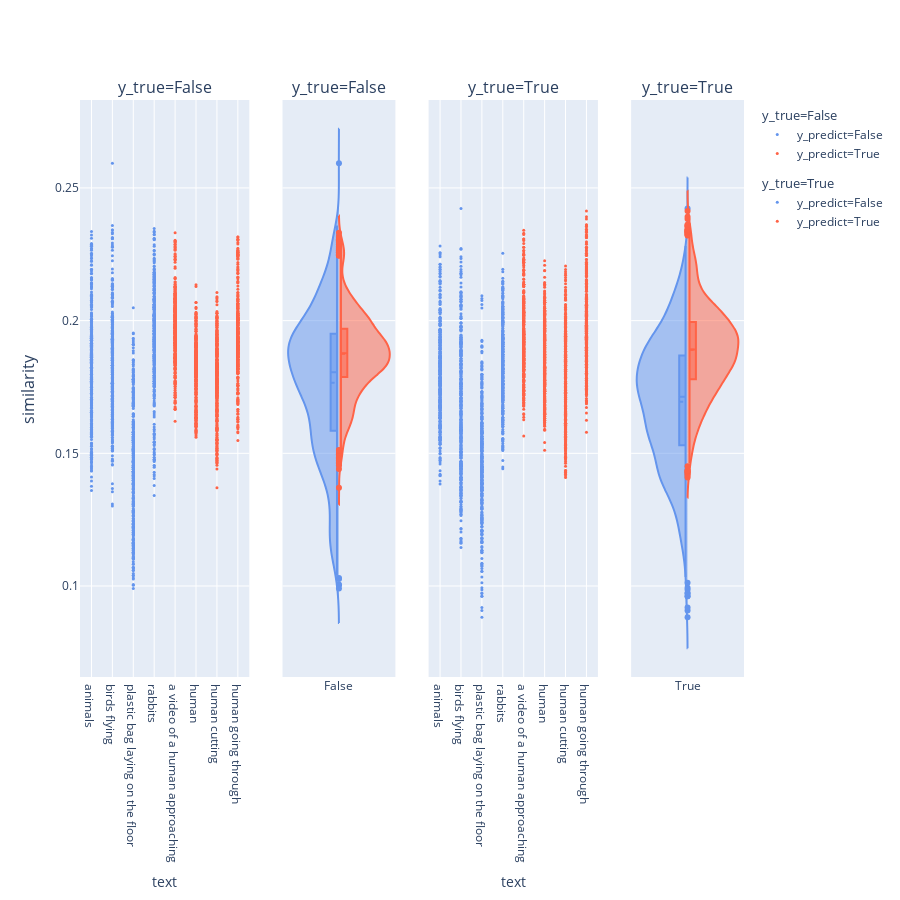
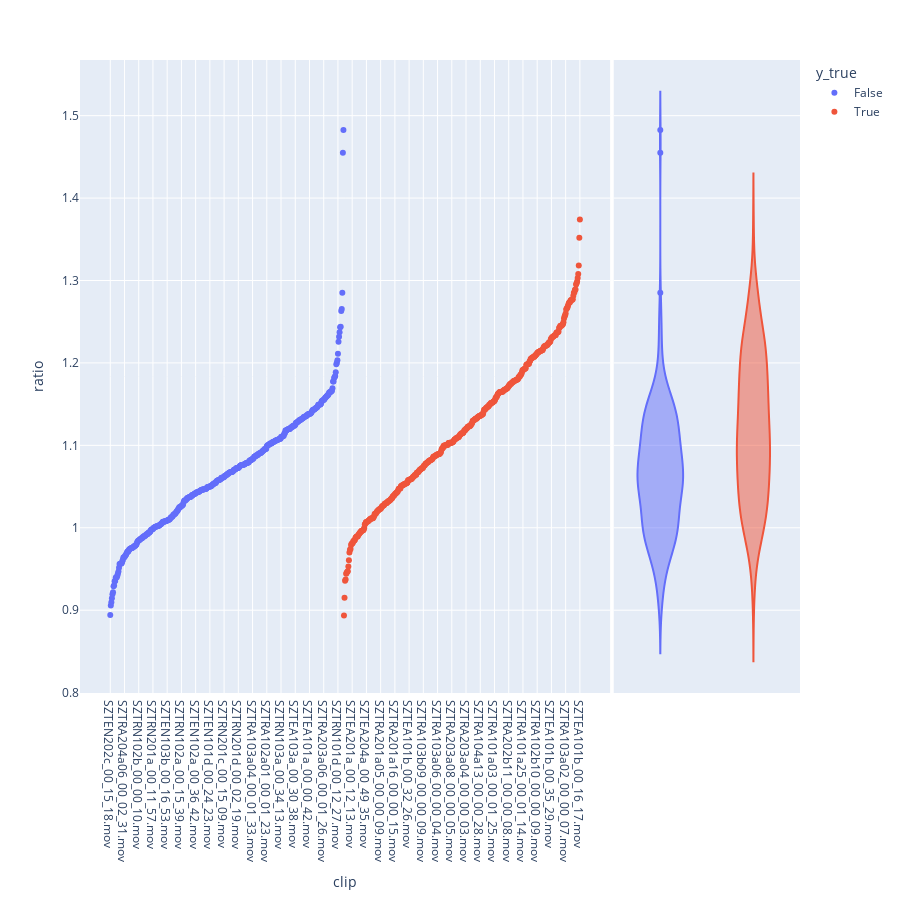
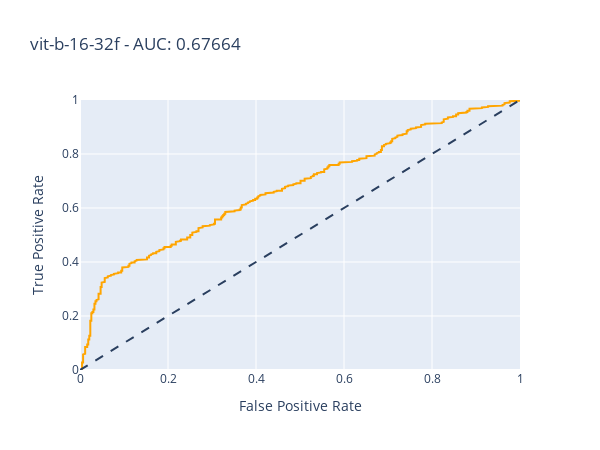

These figures' notebook cell, in order:
### Code cell
def get_similarities(
    variation: str,
    texts_positive: List[str],
    texts_negative: List[str],
):
    assert len(texts_positive) > 0
    assert len(texts_negative) > 0
    assert variation in VARIATION_NAMES

    images_features = normalize_features(get_images_features(variation))
    positive_texts_features = get_all_text_features(texts_positive, variation, True)
    negative_texts_features = get_all_text_features(texts_negative, variation, True)
    human_text_features = get_all_text_features(["human"], variation, True)

    pos_similarities = images_features @ positive_texts_features.T
    neg_similarities = images_features @ negative_texts_features.T
    human_similarities = images_features @ human_text_features.T

    # between -X and +X
    balanced_human_similarities = (
        human_similarities
        - human_similarities.max()
        + ((human_similarities.max() - human_similarities.min()) / 2)
    )

    return torch.hstack(
        (pos_similarities, neg_similarities - (0.37 * balanced_human_similarities))
    )


def infer(TEXTS: List[str], TEXT_CLASSIFICATIONS: List[bool], VARIATION: str):
    texts_positive = [t for i, t in enumerate(TEXTS) if TEXT_CLASSIFICATIONS[i]]
    texts_negative = [t for i, t in enumerate(TEXTS) if not TEXT_CLASSIFICATIONS[i]]
    similarities = get_similarities(
        VARIATION,
        texts_positive,
        texts_negative,
    )

    alarms_series = images_features_df(VARIATION)["Alarm"]

    df = (
        pd.DataFrame(
            [
                [clip, alarms_series[clip], text, y_predict, clip_similarity]
                for clip, clip_similarities in zip(alarms_series.index, similarities)
                for text, y_predict, clip_similarity in zip(
                    texts_positive + texts_negative,
                    [True] * len(texts_positive) + [False] * len(texts_negative),
                    clip_similarities,
                )
            ],
            columns=["clip", "y_true", "text", "y_predict", "similarity"],
        )
        .rename(columns={"classification": "y_predict"})
        .sort_values(["clip", "y_true", "y_predict", "text"])
        .reset_index(drop=True)
    )

    unique_y_true = df["y_true"].unique()

    fig = make_subplots(
        rows=1,
        cols=4,
        column_widths=[0.3, 0.2, 0.3, 0.2],
        shared_yaxes=True,
        y_title="similarity",
        subplot_titles=[
            f"y_true={y_true}" for y_true in unique_y_true for _ in range(2)
        ],
    )

    # group by
    #  1. y_true (facet)
    #  2. y_predict / text class (color)
    for i, y_true in enumerate(unique_y_true):
        facet_df = df[df["y_true"] == y_true]

        for y_predict, class_color in zip(
            sorted(facet_df["y_predict"].unique()), ["CornflowerBlue", "Tomato"]
        ):
            facet_color_df = facet_df[facet_df["y_predict"] == y_predict]

            violin_side = "positive" if y_predict else "negative"

            fig.add_scatter(
                x=facet_color_df["text"],
                y=facet_color_df["similarity"],
                marker=dict(color=class_color, size=3),
                hovertext=facet_color_df["clip"],
                mode="markers",
                name=f"y_predict={str(y_predict)}",
                legendgroup=f"y_true={str(y_true)}",
                legendgrouptitle=dict(text=f"y_true={str(y_true)}"),
                row=1,
                col=i * 2 + 1,
            )
            fig.update_layout(**{f"xaxis{i*2+1}": dict(title="text")})
            fig.add_violin(
                x=np.repeat(str(y_true), len(facet_color_df)),
                y=facet_color_df["similarity"],
                box=dict(visible=True),
                scalegroup=str(y_true),
                scalemode="count",
                width=1,
                meanline=dict(visible=True),
                side=violin_side,
                marker=dict(color=class_color),
                showlegend=False,
                row=1,
                col=i * 2 + 2,
            )

    fig.update_layout(height=900, violingap=0, violinmode="overlay")
    fig.show()

    groupby_classification = df.groupby(["clip", "y_predict"])["similarity"]
    weighted_similarity = groupby_classification.sum() / groupby_classification.count()

    ratio = weighted_similarity.groupby(level="clip").aggregate(
        lambda s: s.loc[:, True] / s.loc[:, False]
    )

    ratio_df = ratio.to_frame("ratio")
    ratio_df["y_true"] = alarms_series.loc[ratio_df.index]

    fig = px.scatter(
        ratio_df.sort_values(["y_true", "ratio"]),
        y="ratio",
        color="y_true",
        render_mode="line",
        marginal_y="violin",
        height=900,
    )
    fig.show()

    fpr, tpr, thresholds = roc_curve(ratio_df["y_true"], ratio_df["ratio"])
    auc_score = roc_auc_score(ratio_df["y_true"], ratio_df["ratio"])

    roc_df = pd.DataFrame(
        {
            "False Positive Rate": fpr,
            "True Positive Rate": tpr,
        },
        columns=pd.Index(["False Positive Rate", "True Positive Rate"], name="Rate"),
        index=pd.Index(thresholds, name="Thresholds"),
    )
    fig = px.line(
        roc_df,
        x="False Positive Rate",
        y="True Positive Rate",
        title=f"{VARIATION} - AUC: {auc_score:.5f}",
        color_discrete_sequence=["orange"],
        range_x=[0, 1],
        range_y=[0, 1],
        width=600,
        height=450,
    ).add_shape(type="line", line=dict(dash="dash"), x0=0, x1=1, y0=0, y1=1)

    fig.show()


# Reuse the best reference prompts
TEXTS_TRUE = [
    "human",
    "a video of a human approaching",
    "human going through",
    "human cutting",
]
TEXTS_FALSE = ["birds flying", "plastic bag laying on the floor", "rabbits", "animals"]
# assert len(TEXTS_TRUE) == len(TEXTS_FALSE)
TEXTS = TEXTS_TRUE + TEXTS_FALSE
TEXT_CLASSIFICATIONS = [True] * len(TEXTS_TRUE) + [False] * len(TEXTS_FALSE)

infer(TEXTS, TEXT_CLASSIFICATIONS, VARIATION_NAMES[1])

### Figure 1 — Plotly figure (JSON) as saved in the notebook; plotly's stock layout.template omitted (floating-point values rounded to 4 significant figures; data arrays with more than 128 entries replaced by an {"elided": "..."} marker saying what was removed)
{"data": [{"hovertext": {"elided": "1708 str values"}, "legendgroup": "y_true=False", "legendgrouptitle": {"text": "y_true=False"}, "marker": {"color": "CornflowerBlue", "size": 3}, "mode": "markers", "name": "y_predict=False", "type": "scatter", "x": {"elided": "1708 str values"}, "xaxis": "x", "y": {"elided": "1708 float values"}, "yaxis": "y"}, {"box": {"visible": true}, "marker": {"color": "CornflowerBlue"}, "meanline": {"visible": true}, "scalegroup": "False", "scalemode": "count", "showlegend": false, "side": "negative", "type": "violin", "width": 1, "x": {"elided": "1708 str values"}, "xaxis": "x2", "y": {"elided": "1708 float values"}, "yaxis": "y2"}, {"hovertext": {"elided": "1708 str values"}, "legendgroup": "y_true=False", "legendgrouptitle": {"text": "y_true=False"}, "marker": {"color": "Tomato", "size": 3}, "mode": "markers", "name": "y_predict=True", "type": "scatter", "x": {"elided": "1708 str values"}, "xaxis": "x", "y": {"elided": "1708 float values"}, "yaxis": "y"}, {"box": {"visible": true}, "marker": {"color": "Tomato"}, "meanline": {"visible": true}, "scalegroup": "False", "scalemode": "count", "showlegend": false, "side": "positive", "type": "violin", "width": 1, "x": {"elided": "1708 str values"}, "xaxis": "x2", "y": {"elided": "1708 float values"}, "yaxis": "y2"}, {"hovertext": {"elided": "1728 str values"}, "legendgroup": "y_true=True", "legendgrouptitle": {"text": "y_true=True"}, "marker": {"color": "CornflowerBlue", "size": 3}, "mode": "markers", "name": "y_predict=False", "type": "scatter", "x": {"elided": "1728 str values"}, "xaxis": "x3", "y": {"elided": "1728 float values"}, "yaxis": "y3"}, {"box": {"visible": true}, "marker": {"color": "CornflowerBlue"}, "meanline": {"visible": true}, "scalegroup": "True", "scalemode": "count", "showlegend": false, "side": "negative", "type": "violin", "width": 1, "x": {"elided": "1728 str values"}, "xaxis": "x4", "y": {"elided": "1728 float values"}, "yaxis": "y4"}, {"hovertext": {"elided": "1728 str values"}, "legendgroup": "y_true=True", "legendgrouptitle": {"text": "y_true=True"}, "marker": {"color": "Tomato", "size": 3}, "mode": "markers", "name": "y_predict=True", "type": "scatter", "x": {"elided": "1728 str values"}, "xaxis": "x3", "y": {"elided": "1728 float values"}, "yaxis": "y3"}, {"box": {"visible": true}, "marker": {"color": "Tomato"}, "meanline": {"visible": true}, "scalegroup": "True", "scalemode": "count", "showlegend": false, "side": "positive", "type": "violin", "width": 1, "x": {"elided": "1728 str values"}, "xaxis": "x4", "y": {"elided": "1728 float values"}, "yaxis": "y4"}], "layout": {"annotations": [{"font": {"size": 16}, "showarrow": false, "text": "y_true=False", "x": 0.1275, "xanchor": "center", "xref": "paper", "y": 1, "yanchor": "bottom", "yref": "paper"}, {"font": {"size": 16}, "showarrow": false, "text": "y_true=False", "x": 0.39, "xanchor": "center", "xref": "paper", "y": 1, "yanchor": "bottom", "yref": "paper"}, {"font": {"size": 16}, "showarrow": false, "text": "y_true=True", "x": 0.6525, "xanchor": "center", "xref": "paper", "y": 1, "yanchor": "bottom", "yref": "paper"}, {"font": {"size": 16}, "showarrow": false, "text": "y_true=True", "x": 0.915, "xanchor": "center", "xref": "paper", "y": 1, "yanchor": "bottom", "yref": "paper"}, {"font": {"size": 16}, "showarrow": false, "text": "similarity", "textangle": -90, "x": 0, "xanchor": "right", "xref": "paper", "xshift": -40, "y": 0.5, "yanchor": "middle", "yref": "paper"}], "height": 900, "violingap": 0, "violinmode": "overlay", "xaxis": {"anchor": "y", "domain": [0, 0.255], "title": {"text": "text"}}, "xaxis2": {"anchor": "y2", "domain": [0.305, 0.475]}, "xaxis3": {"anchor": "y3", "domain": [0.525, 0.78], "title": {"text": "text"}}, "xaxis4": {"anchor": "y4", "domain": [0.83, 1]}, "yaxis": {"anchor": "x", "domain": [0, 1]}, "yaxis2": {"anchor": "x2", "domain": [0, 1], "matches": "y", "showticklabels": false}, "yaxis3": {"anchor": "x3", "domain": [0, 1], "matches": "y", "showticklabels": false}, "yaxis4": {"anchor": "x4", "domain": [0, 1], "matches": "y", "showticklabels": false}}}

### Figure 2 — Plotly figure (JSON) as saved in the notebook; plotly's stock layout.template omitted (floating-point values rounded to 4 significant figures; data arrays with more than 128 entries replaced by an {"elided": "..."} marker saying what was removed)
{"data": [{"hovertemplate": "y_true=False<br>clip=%{x}<br>ratio=%{y}<extra></extra>", "legendgroup": "False", "marker": {"color": "#636efa", "symbol": "circle"}, "mode": "markers", "name": "False", "orientation": "v", "showlegend": true, "type": "scatter", "x": {"elided": "427 str values"}, "xaxis": "x", "y": {"elided": "427 float values"}, "yaxis": "y"}, {"alignmentgroup": "True", "hovertemplate": "y_true=False<br>ratio=%{y}<extra></extra>", "legendgroup": "False", "marker": {"color": "#636efa", "symbol": "circle"}, "name": "False", "offsetgroup": "False", "scalegroup": "y", "showlegend": false, "type": "violin", "xaxis": "x2", "y": {"elided": "427 float values"}, "yaxis": "y2"}, {"hovertemplate": "y_true=True<br>clip=%{x}<br>ratio=%{y}<extra></extra>", "legendgroup": "True", "marker": {"color": "#EF553B", "symbol": "circle"}, "mode": "markers", "name": "True", "orientation": "v", "showlegend": true, "type": "scatter", "x": {"elided": "432 str values"}, "xaxis": "x", "y": {"elided": "432 float values"}, "yaxis": "y"}, {"alignmentgroup": "True", "hovertemplate": "y_true=True<br>ratio=%{y}<extra></extra>", "legendgroup": "True", "marker": {"color": "#EF553B", "symbol": "circle"}, "name": "True", "offsetgroup": "True", "scalegroup": "y", "showlegend": false, "type": "violin", "xaxis": "x2", "y": {"elided": "432 float values"}, "yaxis": "y2"}], "layout": {"height": 900, "legend": {"title": {"text": "y_true"}, "tracegroupgap": 0}, "margin": {"t": 60}, "xaxis": {"anchor": "y", "domain": [0, 0.7363], "title": {"text": "clip"}}, "xaxis2": {"anchor": "y2", "domain": [0.7413, 1], "matches": "x2", "showgrid": false, "showline": false, "showticklabels": false, "ticks": ""}, "yaxis": {"anchor": "x", "domain": [0, 1], "title": {"text": "ratio"}}, "yaxis2": {"anchor": "x2", "domain": [0, 1], "matches": "y", "showgrid": true, "showticklabels": false}}}

### Figure 3 — Plotly figure (JSON) as saved in the notebook; plotly's stock layout.template omitted (floating-point values rounded to 4 significant figures; data arrays with more than 128 entries replaced by an {"elided": "..."} marker saying what was removed)
{"data": [{"hovertemplate": "False Positive Rate=%{x}<br>True Positive Rate=%{y}<extra></extra>", "legendgroup": "", "line": {"color": "orange", "dash": "solid"}, "marker": {"symbol": "circle"}, "mode": "lines", "name": "", "orientation": "v", "showlegend": false, "type": "scatter", "x": {"elided": "384 float values"}, "xaxis": "x", "y": {"elided": "384 float values"}, "yaxis": "y"}], "layout": {"height": 450, "legend": {"tracegroupgap": 0}, "shapes": [{"line": {"dash": "dash"}, "type": "line", "x0": 0, "x1": 1, "y0": 0, "y1": 1}], "title": {"text": "vit-b-16-32f - AUC: 0.67664"}, "width": 600, "xaxis": {"anchor": "y", "domain": [0, 1], "range": [0, 1], "title": {"text": "False Positive Rate"}}, "yaxis": {"anchor": "x", "domain": [0, 1], "range": [0, 1], "title": {"text": "True Positive Rate"}}}}
